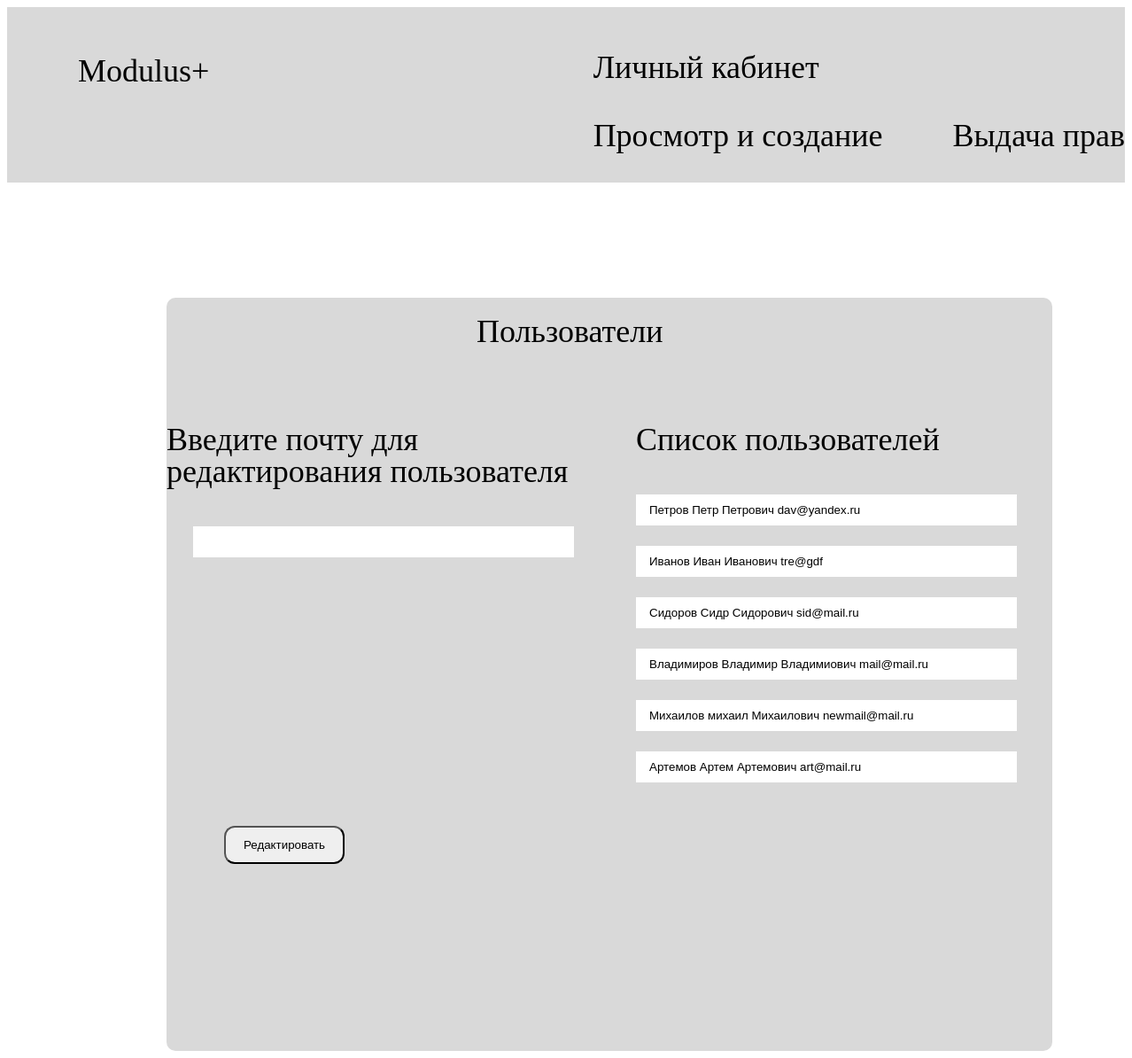
/users_list.php (signed in), run on the app's committed database.
### tables this page shows
CREATE TABLE `users` (
  `us_id` int(11) NOT NULL COMMENT 'ID',
  `us_surname` varchar(150) NOT NULL COMMENT 'Фамилия',
  `us_name` varchar(150) NOT NULL COMMENT 'Имя',
  `us_middlename` varchar(150) NOT NULL COMMENT 'Отчество',
  `us_mail` varchar(150) NOT NULL COMMENT 'Почта',
  `us_rl_id` int(11) NOT NULL COMMENT 'ID роли',
  `otdel_id` int(11) DEFAULT NULL,
  `position_id` int(11) DEFAULT NULL
);

### users_list.php (the view, shortened to what this page needs)
<?php
if($_SESSION['admin']){
    $conn = OpenCon();
    $query = "SELECT * FROM users";
    $res=$conn->query($query);
}
else{
    header("Location: authorization.php");
    exit;
}
?>
<!DOCTYPE html>
<html lang="ru">
<head>
    <link rel="stylesheet" href="assets/css/positions_list.css">
</head>
<body>
    <header class="header">
        <div class="container">
            <div class="header__inner">
                <div class="header__logo">Modulus+</div>
                <nav class="navigation">
                    <a class="navigation__link" href="personal_cabinet_for_admin.php">Личный кабинет</a>
                    <nav class="navigation-frame">
                        <ul class="topmenu">
                            <li class="navigation__link-sc"><a class="link_submenu-top" href="">Просмотр и создание</a>
                            </li>
                            <li class="navigation__link-give"><a class="link_submenu-top" href="">Выдача прав</a>
                            </li>
                        </ul>
                    </nav>
                </nav>
            </div>
        </div>
    </header>
    <div class="container">
        <div class="formLk">
            <form method="get" action="personal_cabinet_for_admin.php" autocomplete="on">
                <h1>Пользователи</h1>
                <div class="date-area">
                    <div>
                        <div class="posirionname">
                            <p>Введите почту для редактирования пользователя</p>
                            <input type="text" name="mailname" required="required">
                        </div>
                    </div>
                    <div>
                    <div class="discriptionForm">
                        <p>Список пользователей</p>
                    </div>
                    <?php
                        while($nm = $res->fetch_object()){
                            echo '<div class="user-$count"><input type="text" value="';
                            echo $nm->us_surname.' '.$nm->us_name.' '.$nm->us_middlename.' '.$nm->us_mail;
                            echo '" name="user" required="required" readonly></div>';
                        }
                    ?>
                    </div>
                </div>
                <div class="groupBatton">
                    <button class="inButton" type="submit" name="submit">Редактировать</button>
                </div>
            </form>
        </div>
    </div>

### assets/css/positions_list.css (style rules this page uses)
body { font: 400 36px/1 Montserrat sans-serif; color: black; display: flex; flex-direction: column; }
.container { width: 100%; max-width: 1440px; margin: 0 auto; }
.header { width: 100%; height: 198px; z-index: 1000; background-color: #D9D9D9; margin-bottom: 80px; }
.header__inner { display: flex; justify-content: space-between; align-items: center; padding: 50px 0px; }
.header__logo { font: 400 36px/1 Montserrat sans-serif; color: black; padding-left: 80px; padding-bottom: 120px; margin-right: 200px; }
.navigation__link { color: black; text-decoration: none; transition: color 0.2s linear; display: inline-block; vertical-align: top; margin: 0px 120px; margin-left: 0px; margin-top: 0px; position: relative; }
.navigation__link-sc { color: black; text-decoration: none; transition: color 0.2s linear; display: inline-block; vertical-align: top; position: relative; margin-left: -40px; }
.navigation__link-give { color: black; text-decoration: none; transition: color 0.2s linear; display: inline-block; vertical-align: top; margin-left: 70px; position: relative; }
.link_submenu-top { text-decoration: none; color: black; text-decoration: none; transition: color 0.2s linear; display: inline-block; vertical-align: top; position: relative; margin-bottom: 15px; }
li { list-style-type: none; }
.navigation__link:after, .link_submenu:after { content: ""; display: block; width: 100%; height: 3px; background-color: rgb(243, 188, 36); position: absolute; top: 100%; left: 0%; opacity: 0; transition: color 0.2s linear; }
.topmenu>li { display: inline-block; margin-top: 5px; position: relative; }
.topmenu>li:last-child { margin-right: 0; }
.formLk { width: 1000px; height: 850px; margin: 0px 180px; background: #D9D9D9; border-radius: 10px; font-size: 36px; position: relative; }
.date-area { display: grid; grid-template-columns: repeat(2, 1fr); }
.formLk:after, form div:after { content: ""; display: table; clear: both; }
form div { margin-bottom: 15px; position: relative; }
h1 { font-size: 36px; font-weight: 400; align-items: center; margin-top: 50px; margin-bottom: 50px; margin-left: 350px; padding-top: 20px; }
input[type="text"], input[type="email"], input[type="password"] { width: 80%; padding: 10px 15px; border-width: 0; background: #ffffff; outline: none; margin-left: 30px; }
.discriptionForm { margin: 0px; margin-left: 30px; grid-column: 1; grid-row: 2; }
.groupBatton { grid-column: 2; grid-row: 1; margin-top: 5px; }
.inButton { margin-left: 65px; padding: 12px 20px; border-radius: 12px; }

### data on the page
users: user "Петров Петр Петрович dav@yandex.ru"
users: user "Иванов Иван Иванович tre@gdf"
users: user "Сидоров Сидр Сидорович sid@mail.ru"
users: user "Владимиров Владимир Владимиович mail@mail.ru"
users: user "Михаилов михаил Михаилович newmail@mail.ru"
users: user "Артемов Артем Артемович art@mail.ru"
